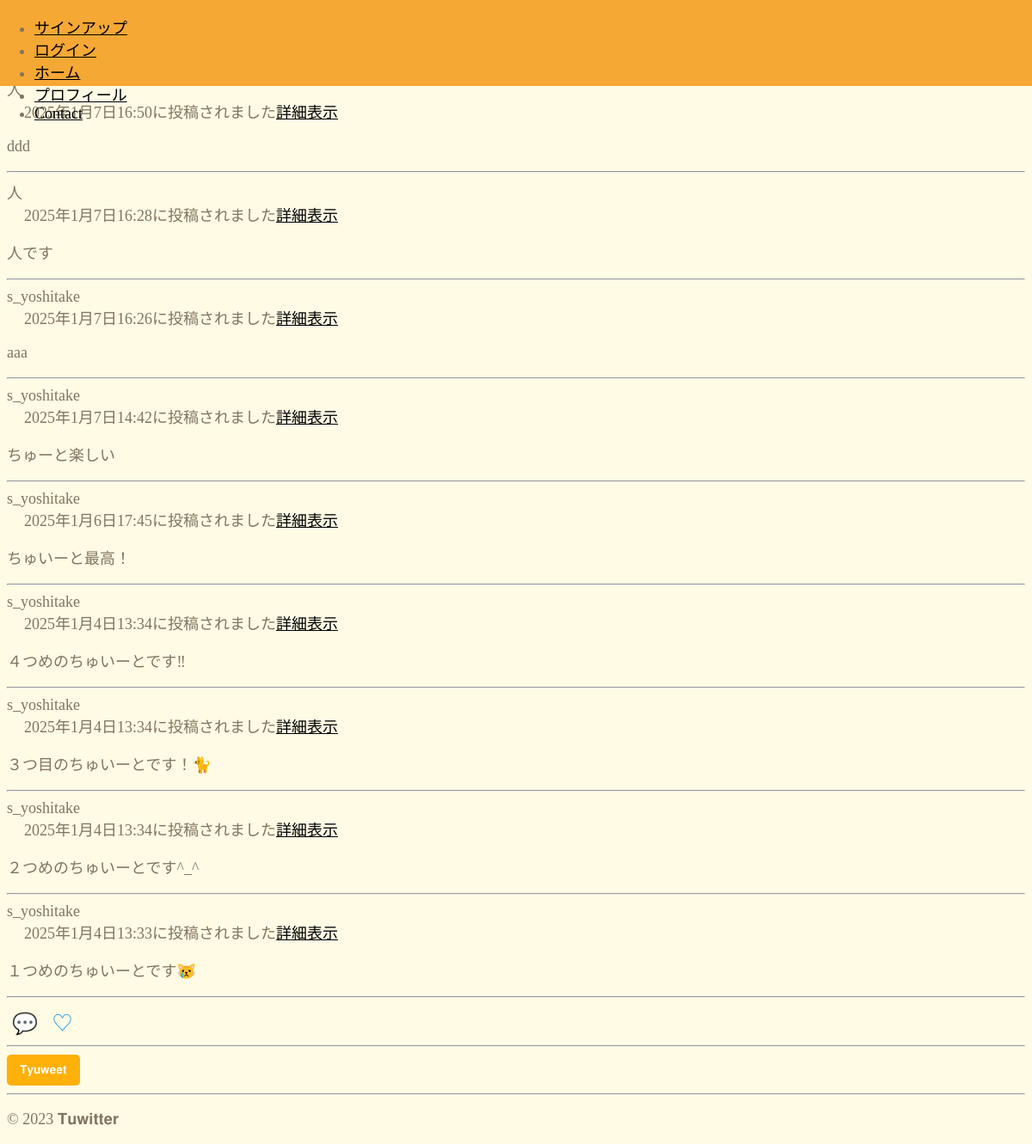
The page / on the database its author committed.
### tyuwitterapp2/models.py (models this page shows)
class Post(models.Model):
    user=models.ForeignKey(
        CustomUser,
        verbose_name='ユーザー',
        on_delete=models.CASCADE
    )
    content = models.TextField(max_length=200)
    verbose_name = '投稿内容'
    image1=models.ImageField(
        verbose_name='イメージ1',
        blank=True,
        null=True,
        upload_to='Posts',
    )
    image2=models.ImageField(
        verbose_name='イメージ2',
        upload_to='Posts',
        blank=True,
        null=True
    )
    posted_at = models.DateTimeField(
        auto_now_add=True,
        verbose_name='投稿日時')

### accounts/models.py (models this page shows)
class CustomUser(AbstractUser):
    pass

### tyuwitterapp2/views.py (the view)
# urls.py: path('',views.IndexView.as_view(),name='index'), #トップ
class IndexView(ListView):
    template_name='index.html'
    context_object_name='orderby_records' #テンプレートに渡す変数名を指定
    queryset =Post.objects.order_by('-posted_at') #表示するデータを取得するメソッドを指定

### tyuwitterapp2/templates/index.html (shortened to what this page needs)
{% extends 'base.html' %}
{% load static %}
{% block content %}
        {% for record in orderby_records %}
        {{record.user.username}}
        <br>
        <div class="posted_at">
        {{record.posted_at}}に投稿されました<a href="{% url 'tyuwitterapp2:detail' record.pk %}">詳細表示</a></div>
        <p>{{ record.content }}</p>
        <hr>
        {% endfor %}
    <div class="tweet-actions">
        <button class="comment-button">💬</button>
        <button class="like-button">♡</button>
    </div>
    <hr>
    <a href="{% url 'tyuwitterapp2:post' %}"><button type="button" class="btn btn-light">𝐓𝐲𝐮𝐰𝐞𝐞𝐭</button></a>
    <hr>
{% endblock %}

### accounts/templates/base.html (shortened to what this page needs)
{% load static %}
<!DOCTYPE html>
<html lang="ja">
<head>
    <link rel="stylesheet" href="{% static 'css/style2.css' %}">
</head>
<body>
    <header>
        <nav>
            <ul>
                <li><a href="{% url 'accounts:signup' %}" class="text-white">サインアップ</a></li>
                <li><a href="{% url 'accounts:login' %}" class="text-white">ログイン</a></li>
                <li><a href="{% url 'tyuwitterapp2:index' %}" class="text-white">ホーム</a></li>
                <li><a href="{% url 'tyuwitterapp2:profile' %}" class="text-white">プロフィール</a></li>
                <li><a href="{% url 'tyuwitterapp2:contact' %}" class="text-white">Contact</a></li>
            </ul>
        </nav>
    </header>
    <main>
        {% block content %}{% endblock %}
    </main>
    <footer>
        <p>&copy; 2023 𝐓𝐮𝐰𝐢𝐭𝐭𝐞𝐫</p>
    </footer>
</body>
</html>

### tyuwitterapp2/static/css/style2.css (style rules this page uses)
body { font-size: 18px; color: #80755f; }
body { background-color: #fffbe5; }
header { position: fixed; top: 0; left: 0; width: 100%; background-color: #f5a834; height: 100px; z-index: 1000; }
main { margin-top: 90px; padding-top: 0px; }
a { color: black; }
.btn { background-color: #ffb009; color: white; border: none; border-radius: 5px; padding: 10px 15px; cursor: pointer; transition: background-color 0.3s, transform 0.2s; }
.like-button { background-color: transparent; border: none; font-size: 24px; cursor: pointer; color: #1DA1F2; transition: color 0.3s; }
.comment-button { background-color: transparent; border: none; font-size: 24px; cursor: pointer; color: #1DA1F2; transition: color 0.3s; }
.posted_at { margin-left:20px; }

### rows shown on the page
Post: user.username "人", posted_at "2025年1月7日16:50", content "ddd"
Post: user.username "人", posted_at "2025年1月7日16:28", content "人です"
Post: user.username "s_yoshitake", posted_at "2025年1月7日16:26", content "aaa"
Post: user.username "s_yoshitake", posted_at "2025年1月7日14:42", content "ちゅーと楽しい"
Post: user.username "s_yoshitake", posted_at "2025年1月6日17:45", content "ちゅいーと最高！"
Post: user.username "s_yoshitake", posted_at "2025年1月4日13:34", content "４つめのちゅいーとです‼"
Post: user.username "s_yoshitake", posted_at "2025年1月4日13:34", content "３つ目のちゅいーとです！🐈"
Post: user.username "s_yoshitake", posted_at "2025年1月4日13:34", content "２つめのちゅいーとです^_^"
Post: user.username "s_yoshitake", posted_at "2025年1月4日13:33", content "１つめのちゅいーとです😿"
